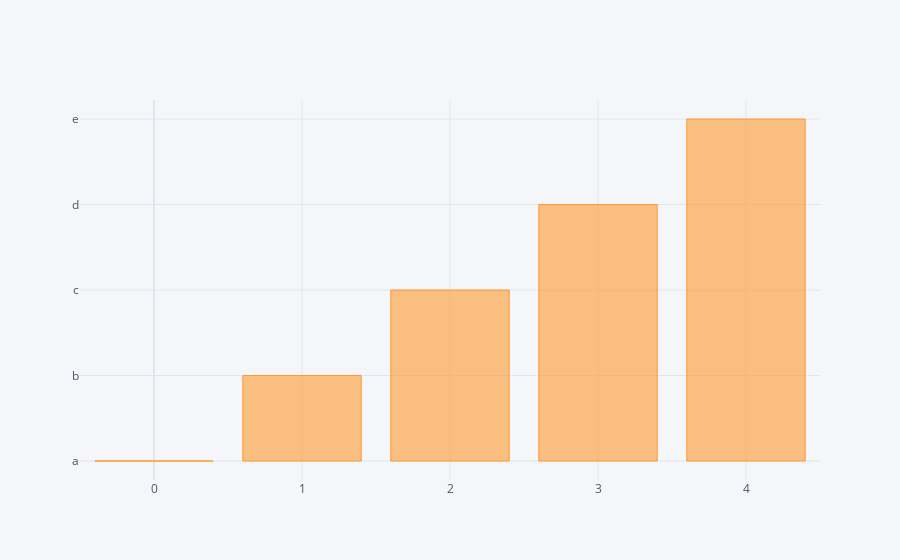

Notebook cell for this chart:
### Code cell
df["x"].iplot(kind = "bar")

### Figure 1 — Plotly figure (JSON) as saved in the notebook; plotly's stock layout.template omitted (floating-point values rounded to 4 significant figures)
{"data": [{"marker": {"color": "rgba(255, 153, 51, 0.6)", "line": {"color": "rgba(255, 153, 51, 1.0)", "width": 1}}, "name": "x", "orientation": "v", "text": "", "type": "bar", "x": [0, 1, 2, 3, 4], "y": ["a", "b", "c", "d", "e"]}], "layout": {"legend": {"bgcolor": "#F5F6F9", "font": {"color": "#4D5663"}}, "paper_bgcolor": "#F5F6F9", "plot_bgcolor": "#F5F6F9", "title": {"font": {"color": "#4D5663"}}, "xaxis": {"gridcolor": "#E1E5ED", "showgrid": true, "tickfont": {"color": "#4D5663"}, "title": {"font": {"color": "#4D5663"}, "text": ""}, "zerolinecolor": "#E1E5ED"}, "yaxis": {"gridcolor": "#E1E5ED", "showgrid": true, "tickfont": {"color": "#4D5663"}, "title": {"font": {"color": "#4D5663"}, "text": ""}, "zerolinecolor": "#E1E5ED"}}}
